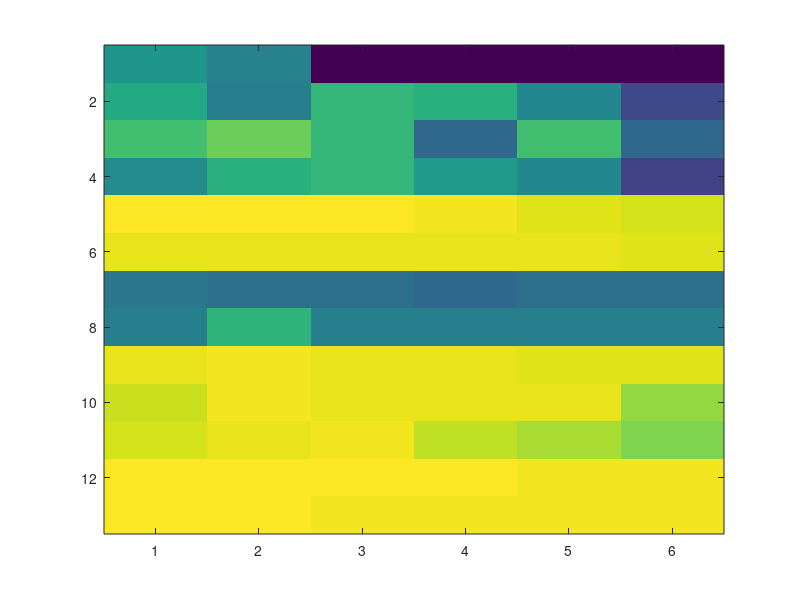

MATLAB code for this plot: (Note: this script raises an error after producing the figure.)
% Define algorithm and function labels
algorithms = {'PSO', 'LDIW', 'TVAC', 'AWDV', 'AWPSO', 'VASF-PSO'};
functions = arrayfun(@(i) sprintf('f_{%d}(x)', i), 1:13, 'UniformOutput', false);

% Updated mean values matrix from your provided table
mean_values = [
    5.93e-25, 1.34e-28, 4.57e-51, 4.78e-62, 3.21e-68, 6.22e-90;
    1.93e-20, 1.65e-29, 1.78e-17, 5.23e-19, 1.22e-27, 1.16e-39;
    3.27e-16, 1.67e-12, 3.12e-17, 7.68e-34, 1.14e-15, 5.61e-34;
    4.72e-27, 2.58e-19, 3.14e-17, 1.06e-23, 1.23e-27, 1.09e-40;
    4.09e-01, 4.88e-01, 4.22e-01, 3.45e-02, 1.32e-03, 1.15e-04;
    1.31e-02, 5.23e-03, 4.09e-03, 5.18e-03, 6.11e-03, 1.32e-03;
    1.34e-30, 1.02e-32, 1.21e-32, 1.15e-33, 1.28e-32, 1.12e-32;
    1.56e-29, 3.12e-18, 2.04e-29, 2.02e-29, 2.19e-29, 3.12e-29;
    1.98e-02, 2.56e-02, 6.72e-03, 3.89e-03, 3.01e-03, 1.23e-03;
    8.76e-05, 3.68e-02, 4.67e-03, 4.25e-03, 5.97e-03, 8.76e-09;
    2.45e-04, 5.29e-03, 7.21e-02, 2.76e-06, 2.98e-07, 2.12e-10;
    1.56e-01, 3.12e-01, 4.67e-01, 2.19e-01, 1.12e-01, 4.56e-02;
    7.34e-01, 6.87e-01, 2.56e-02, 2.12e-02, 2.31e-02, 3.92e-02;
];

% Plot heatmap
figure('Position', [100, 100, 800, 500]);
imagesc(log10(mean_values + 1e-50));  % Add small value to avoid log10(0)
colormap(parula);
colorbar;
title('Mean Fitness Values');
xticks(1:length(algorithms));
xticklabels(algorithms);
yticks(1:length(functions));
yticklabels(functions);
xlabel('Algorithm');
ylabel('Function');
axis tight;
